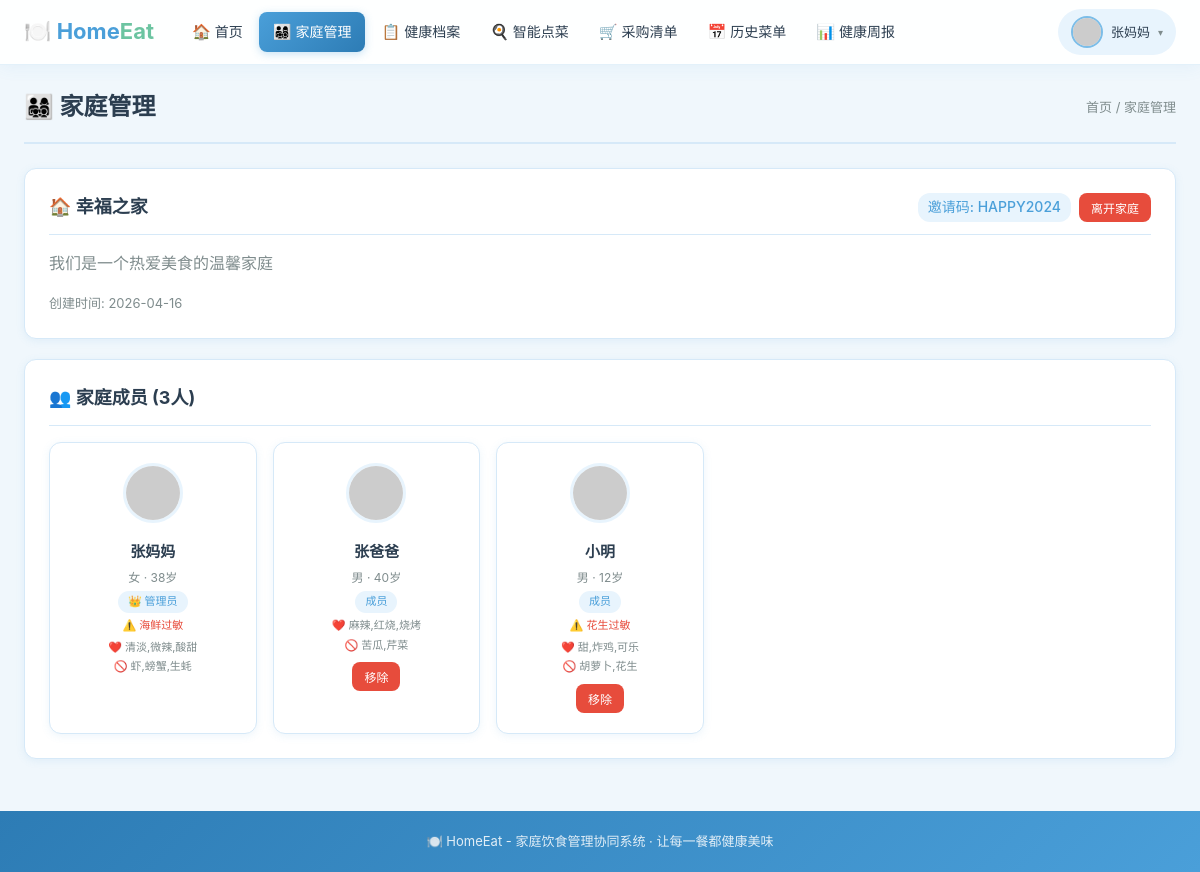
Page /user/family (signed in) on the committed database.
### models.py (models this page shows)
class User(UserMixin, db.Model):
    __tablename__ = 'user'
    id = db.Column(db.Integer, primary_key=True)
    username = db.Column(db.String(50), unique=True, nullable=False)
    password = db.Column(db.String(200), nullable=False)
    role = db.Column(db.String(20), default='user')  # admin / user
    nickname = db.Column(db.String(50), default='')
    avatar = db.Column(db.String(200), default='')
    gender = db.Column(db.String(10), default='')
    age = db.Column(db.Integer, default=0)
    height = db.Column(db.Float, default=0)
    weight = db.Column(db.Float, default=0)
    diseases = db.Column(db.Text, default='')  # 慢性疾病
    allergies = db.Column(db.Text, default='')  # 过敏史
    special_diet = db.Column(db.Text, default='')  # 特殊饮食需求
    taste_likes = db.Column(db.Text, default='')  # 喜欢的口味
    taste_dislikes = db.Column(db.Text, default='')  # 忌口食材
    health_goal = db.Column(db.Text, default='')  # 健康目标
    family_id = db.Column(db.Integer, db.ForeignKey('family.id'), nullable=True)
    is_family_admin = db.Column(db.Boolean, default=False)
    created_at = db.Column(db.DateTime, default=datetime.now)
    family = db.relationship('Family', foreign_keys=[family_id], backref=db.backref('members', lazy=True))

class Family(db.Model):
    __tablename__ = 'family'
    id = db.Column(db.Integer, primary_key=True)
    name = db.Column(db.String(100), nullable=False)
    invite_code = db.Column(db.String(20), unique=True, nullable=False)
    description = db.Column(db.Text, default='')
    avatar = db.Column(db.String(200), default='')
    created_by = db.Column(db.Integer, db.ForeignKey('user.id'))
    created_at = db.Column(db.DateTime, default=datetime.now)
    creator = db.relationship('User', foreign_keys=[created_by])

### app.py (the view)
@app.route('/user/family')
@login_required
def user_family():
    family = None
    members = []
    if current_user.family_id:
        family = Family.query.get(current_user.family_id)
        members = User.query.filter_by(family_id=current_user.family_id).all()
    return render_template('user/family.html', family=family, members=members)

### app.py (called while the page is built)
@login_manager.user_loader
def load_user(user_id):
    return User.query.get(int(user_id))

### templates/user/family.html (shortened to what this page needs)
{% extends "user/base.html" %}
{% block content %}
<div class="page-header">
    <h2>👨‍👩‍👧‍👦 家庭管理</h2>
    <span class="breadcrumb">首页 / 家庭管理</span>
</div>
{% if family %}
<div class="card">
    <div class="card-header">
        <h3>🏠 {{ family.name }}</h3>
        <div class="d-flex gap-1">
            <span class="badge badge-primary" style="font-size:14px;">邀请码: {{ family.invite_code }}</span>
            {% if current_user.is_family_admin %}
            <button class="btn btn-danger btn-sm" onclick="if(confirm('确定离开家庭吗？'))location.href='/user/family/leave'">离开家庭</button>
            {% endif %}
        </div>
    </div>
    <p class="text-muted mb-2">{{ family.description or '暂无描述' }}</p>
    <p class="text-muted" style="font-size:13px;">创建时间: {{ family.created_at.strftime('%Y-%m-%d') if family.created_at else 'N/A' }}</p>
</div>
<div class="card">
    <div class="card-header">
        <h3>👥 家庭成员 ({{ members|length }}人)</h3>
    </div>
    <div class="member-grid">
        {% for member in members %}
        <div class="member-card">
            <img src="{{ member.avatar or 'https://via.placeholder.com/60' }}" alt="{{ member.nickname }}">
            <h4>{{ member.nickname or member.username }}</h4>
            <p class="text-muted" style="font-size:12px;">{{ member.gender }} {% if member.age %}· {{ member.age }}岁{% endif %}</p>
            <span class="role-badge">{% if member.is_family_admin %}👑 管理员{% else %}成员{% endif %}</span>
            {% if member.allergies %}<p style="font-size:11px;color:var(--danger);margin-top:4px;">⚠️ {{ member.allergies }}</p>{% endif %}
            {% if member.taste_likes %}<p style="font-size:11px;color:var(--text-muted);margin-top:4px;">❤️ {{ member.taste_likes }}</p>{% endif %}
            {% if member.taste_dislikes %}<p style="font-size:11px;color:var(--text-muted);margin-top:2px;">🚫 {{ member.taste_dislikes }}</p>{% endif %}
            {% if current_user.is_family_admin and member.id != current_user.id %}
            <div class="mt-1">
                <button class="btn btn-danger btn-sm" onclick="confirmDelete('/user/family/remove/{{ member.id }}', '{{ member.nickname }}')">移除</button>
            </div>
            {% endif %}
        </div>
        {% endfor %}
    </div>
</div>
{% endif %}
{% endblock %}

### templates/user/base.html (shortened to what this page needs)
<!DOCTYPE html>
<html lang="zh-CN">
<head>
    <link rel="stylesheet" href="/static/css/style.css">
</head>
<body>
<div class="frontend-layout">
    <header class="frontend-navbar">
        <div class="navbar-inner">
            <a href="/user/home" class="navbar-logo">
                🍽️ Home<span>Eat</span>
            </a>
            <nav class="navbar-nav">
                <a href="/user/home" class="{% if request.endpoint == 'user_home' %}active{% endif %}">
                    <span>🏠</span> 首页
                </a>
                <a href="/user/family" class="{% if request.endpoint == 'user_family' %}active{% endif %}">
                    <span>👨‍👩‍👧‍👦</span> 家庭管理
                </a>
                <a href="/user/profile" class="{% if request.endpoint == 'user_profile' %}active{% endif %}">
                    <span>📋</span> 健康档案
                </a>
                <a href="/user/ordering" class="{% if request.endpoint == 'user_ordering' %}active{% endif %}">
                    <span>🍳</span> 智能点菜
                </a>
                <a href="/user/shopping" class="{% if request.endpoint == 'user_shopping' %}active{% endif %}">
                    <span>🛒</span> 采购清单
                </a>
                <a href="/user/history" class="{% if request.endpoint == 'user_history' %}active{% endif %}">
                    <span>📅</span> 历史菜单
                </a>
                <a href="/user/report" class="{% if request.endpoint == 'user_report' %}active{% endif %}">
                    <span>📊</span> 健康周报
                </a>
            </nav>
            <div class="navbar-user">
                <div class="navbar-user-btn" onclick="document.querySelector('.navbar-dropdown').classList.toggle('show')">
                    <img src="{{ current_user.avatar or 'https://via.placeholder.com/32' }}" alt="头像" class="navbar-avatar">
                    <span class="navbar-username">{{ current_user.nickname or current_user.username }}</span>
                    <span class="navbar-arrow">▾</span>
                </div>
            </div>
        </div>
    </header>
    <main class="frontend-main">
        <div class="frontend-container">
            {% block content %}{% endblock %}
        </div>
    </main>
    <footer class="frontend-footer">
        <div class="frontend-container">
            <p>🍽️ HomeEat - 家庭饮食管理协同系统 · 让每一餐都健康美味</p>
        </div>
    </footer>
</div>
</body>
</html>

### rows in the picture
User: nickname "张妈妈", gender "女", age "38", is_family_admin "👑 管理员", allergies "海鲜过敏", taste_likes "清淡,微辣,酸甜", taste_dislikes "虾,螃蟹,生蚝"
Family: name "幸福之家", invite_code "HAPPY2024", description "我们是一个热爱美食的温馨家庭", created_at "2026-04-16"
User: nickname "张爸爸", gender "男", age "40", is_family_admin "成员", taste_likes "麻辣,红烧,烧烤", taste_dislikes "苦瓜,芹菜"
User: nickname "小明", gender "男", age "12", is_family_admin "成员", allergies "花生过敏", taste_likes "甜,炸鸡,可乐", taste_dislikes "胡萝卜,花生"

### other values in the picture
{{ members|length }} "3"
